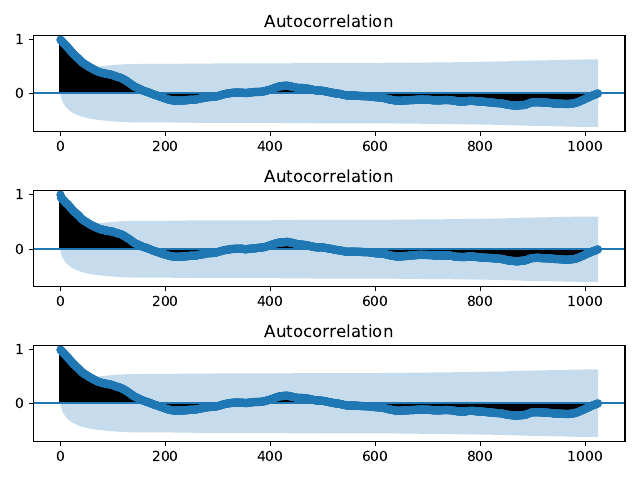

The Python source for this figure:
from HW06_2019_10_21.p1a import geom_brownian
import numpy as np
import matplotlib.pyplot as plt
from statsmodels.graphics.tsaplots import plot_acf

if __name__ == '__main__':
    k = 10
    N = 2 ** k
    dt = 1 / 2 ** k
    mu = 0.2
    sigma = 0.4
    seed = 5
    gbm0 = geom_brownian(N=N + 1, mu=mu, sigma=sigma, seed=seed)
    g_noise = np.sqrt(dt) * np.random.normal(0, 1, N + 1)
    p_noise = np.sqrt(dt) * np.sin(2 * np.pi * 20e6 * np.arange(N + 1))
    gbm1 = gbm0 + g_noise
    gbm2 = gbm0 + p_noise

    # plt.subplot(311)
    # plt.acorr(np.log(gbm0), maxlags=N)
    # plt.subplot(312)
    # plt.acorr(np.log(gbm1), maxlags=N)
    # plt.subplot(313)
    # plt.acorr(np.log(gbm2), maxlags=N)
    # plt.show()

    ax0 = plt.subplot(311)
    plot_acf(np.log(gbm0), ax=ax0, lags = N)
    ax1 = plt.subplot(312)
    plot_acf(np.log(gbm1), ax=ax1, lags = N)
    ax2 = plt.subplot(313)
    plot_acf(np.log(gbm2), ax=ax2, lags = N)
    plt.tight_layout()
    # plt.savefig('p1f.pdf')
    plt.show()

    """
    No matter with noise or not, the autocorrelation graph shows when dt is small, 
    there is autocorrelation between nearby r_i, so increase dt to get more reliable estimate sigma.
    """
